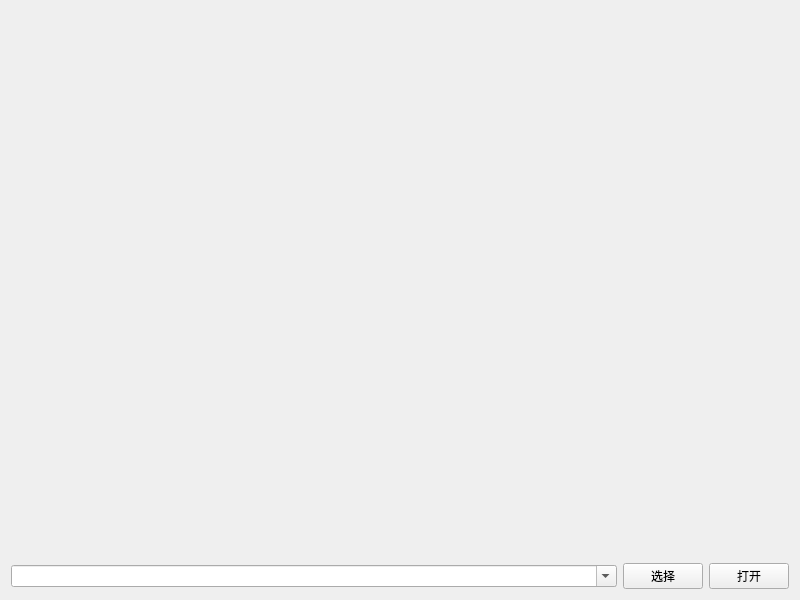
<?xml version="1.0" encoding="UTF-8"?>
<ui version="4.0">
 <class>Widget</class>
 <widget class="QWidget" name="Widget">
  <property name="geometry">
   <rect>
    <x>0</x>
    <y>0</y>
    <width>800</width>
    <height>600</height>
   </rect>
  </property>
  <property name="windowTitle">
   <string>Widget</string>
  </property>
  <layout class="QVBoxLayout" name="verticalLayout">
   <item>
    <widget class="MdkWidget" name="playWidget" native="true">
     <property name="sizePolicy">
      <sizepolicy hsizetype="Preferred" vsizetype="Expanding">
       <horstretch>0</horstretch>
       <verstretch>0</verstretch>
      </sizepolicy>
     </property>
    </widget>
   </item>
   <item>
    <layout class="QHBoxLayout" name="horizontalLayout">
     <item>
      <widget class="QComboBox" name="cboxUrl">
       <property name="sizePolicy">
        <sizepolicy hsizetype="Expanding" vsizetype="Fixed">
         <horstretch>0</horstretch>
         <verstretch>0</verstretch>
        </sizepolicy>
       </property>
       <property name="editable">
        <bool>true</bool>
       </property>
      </widget>
     </item>
     <item>
      <widget class="QPushButton" name="btnSelect">
       <property name="text">
        <string>选择</string>
       </property>
      </widget>
     </item>
     <item>
      <widget class="QPushButton" name="btnOpen">
       <property name="text">
        <string>打开</string>
       </property>
      </widget>
     </item>
    </layout>
   </item>
  </layout>
 </widget>
 <customwidgets>
  <customwidget>
   <class>MdkWidget</class>
   <extends>QWidget</extends>
   <header>mdkwidget.h</header>
   <container>1</container>
  </customwidget>
 </customwidgets>
 <resources/>
 <connections/>
</ui>
